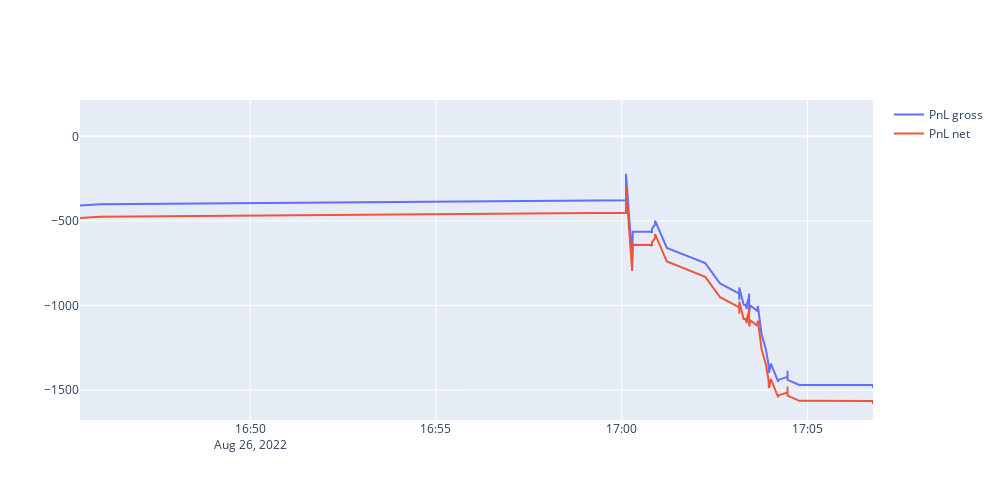

Notebook source saved alongside this figure:
### Code cell
# Create traces
fig = go.Figure()

fig.add_trace(go.Scatter(x=pnl.index, y=pnl.pnl,
                    mode='lines',
                    name='PnL gross'))
fig.add_trace(go.Scatter(x=pnl.index, y=pnl.pnl_net,
                    mode='lines',
                    name='PnL net'))

fig.update_layout(width=1000, height=500)

fig.show()

### Figure 1 — Plotly figure (JSON) as saved in the notebook; plotly's stock layout.template omitted (floating-point values rounded to 4 significant figures; data arrays with more than 128 entries replaced by an {"elided": "..."} marker saying what was removed)
{"data": [{"mode": "lines", "name": "PnL gross", "type": "scatter", "x": {"elided": "201 str values"}, "y": {"elided": "201 float values"}}, {"mode": "lines", "name": "PnL net", "type": "scatter", "x": {"elided": "201 str values"}, "y": {"elided": "201 float values"}}], "layout": {"height": 500, "width": 1000, "xaxis": {"autorange": false, "range": ["2022-08-26 16:45:25.0101", "2022-08-26 17:06:46"], "type": "date"}, "yaxis": {"autorange": true, "range": [-1677.0, 214.6], "type": "linear"}}}
